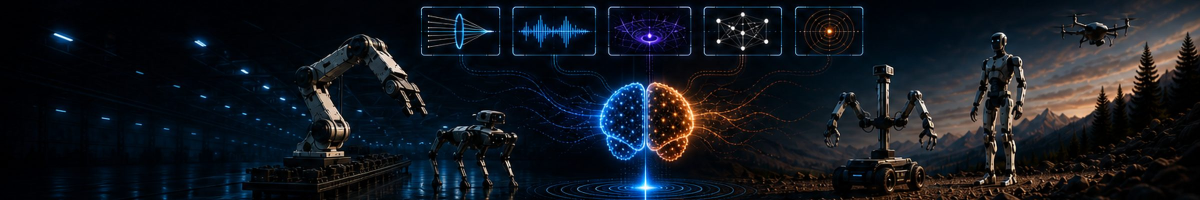
#> input picture assets/horizon.jpg, 2400 x 400 px (shown at 1/2 size)
$ python crop_strip.py ../assets/horizon.jpg out.png 1.0
#> lines starting #> are read from the running program, lines starting #| are printed output that depends on the picture
"""Find the lit band inside the letterboxed generation and crop it to the
LinkedIn banner aspect ratio."""

import sys

from PIL import Image

SRC = sys.argv[1]
DST = sys.argv[2]
# 0.0 keeps the top of the band (the HUD panel row), 1.0 keeps the bottom.
BIAS = float(sys.argv[3]) if len(sys.argv) > 3 else 0.0
# LinkedIn Page covers are uploaded at 4200x700 (6:1); 1128x191 is only the
# size the page renders them at, and uploading that small is rejected.
TARGET_W, TARGET_H = 4200, 700
TARGET_AR = TARGET_W / TARGET_H

img = Image.open(SRC).convert("RGB")
#> img is the input picture: PIL image 2400x400 RGB; mean R, G, B 20, 24, 31
w, h = img.size
#> w = 2400; h = 400
gray = img.convert("L")
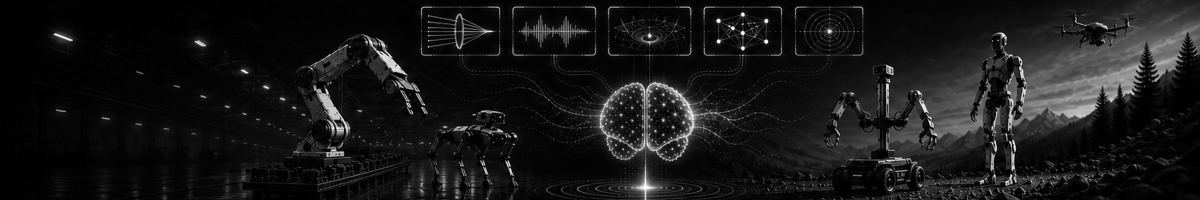
#> gray: PIL image 2400x400 L (shown at 1/2 size); min 0, max 255, mean 23.6
px = gray.load()

# Row brightness, sampled across the width.
step = max(1, w // 256)
#> step = 9
rows = []
for y in range(h):
    total = 0
    n = 0
    for x in range(0, w, step):
        total += px[x, y]
        n += 1
    rows.append(total / n)
#> after the loop, rows = 400 values, max 48.14 at index 110, min 5.44 at index 0, mean 23.31

peak = max(rows)
#> peak = 48.14
threshold = peak * 0.18
#> threshold = 8.66
lit = [y for y, v in enumerate(rows) if v > threshold]
#> lit = 388 values from 12 to 399
top, bottom = lit[0], lit[-1]
#> top = 12; bottom = 399

# The thin glowing HUD borders sit below the detection threshold, so give the
# top a little headroom rather than trusting the measured edge exactly.
top = max(0, top - 8)
#> top = 4
bottom -= 2
#> bottom = 397
band_h = bottom - top
#> band_h = 393
band_w = w
#> band_w = 2400

print(f"source {w}x{h}  band y={top}..{bottom} ({band_w}x{band_h}, ar={band_w/band_h:.2f})")
#| source 2400x400  band y=4..397 (2400x393, ar=6.11)

if band_w / band_h > TARGET_AR:
    # Band is wider than the target: keep full height, trim the sides evenly.
    crop_h = band_h
#> crop_h = 393
    crop_w = round(band_h * TARGET_AR)
#> crop_w = 2358
    x0 = (band_w - crop_w) // 2
#> x0 = 21
    box = (x0, top, x0 + crop_w, top + crop_h)
#> box = (21, 4, 2379, 397)
else:
    # Band is taller than the target: keep full width, trim top and bottom.
    crop_w = band_w
    crop_h = round(band_w / TARGET_AR)
    extra = band_h - crop_h
    y0 = top + int(extra * BIAS)
    box = (0, y0, crop_w, y0 + crop_h)

print(f"crop box {box}")
#| crop box (21, 4, 2379, 397)
out = img.crop(box).resize((TARGET_W, TARGET_H), Image.LANCZOS)
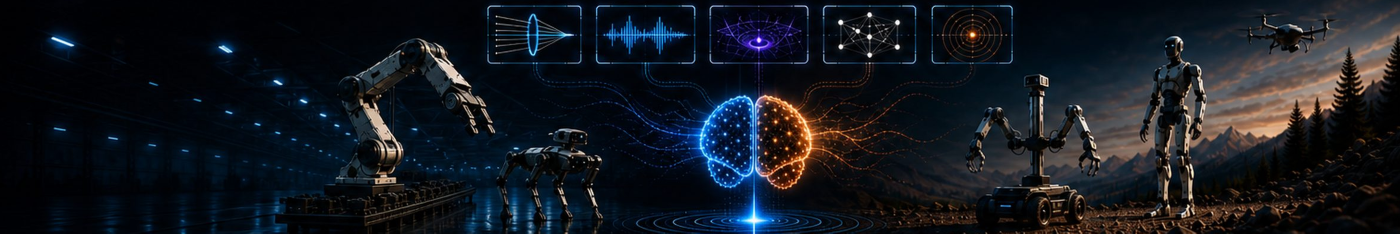
#> out: PIL image 4200x700 RGB (shown at 1/3 size); mean R, G, B 20.4, 24.5, 31.7
out.save(DST)
print(f"wrote {DST} {out.size[0]}x{out.size[1]}")
#| wrote out.png 4200x700
